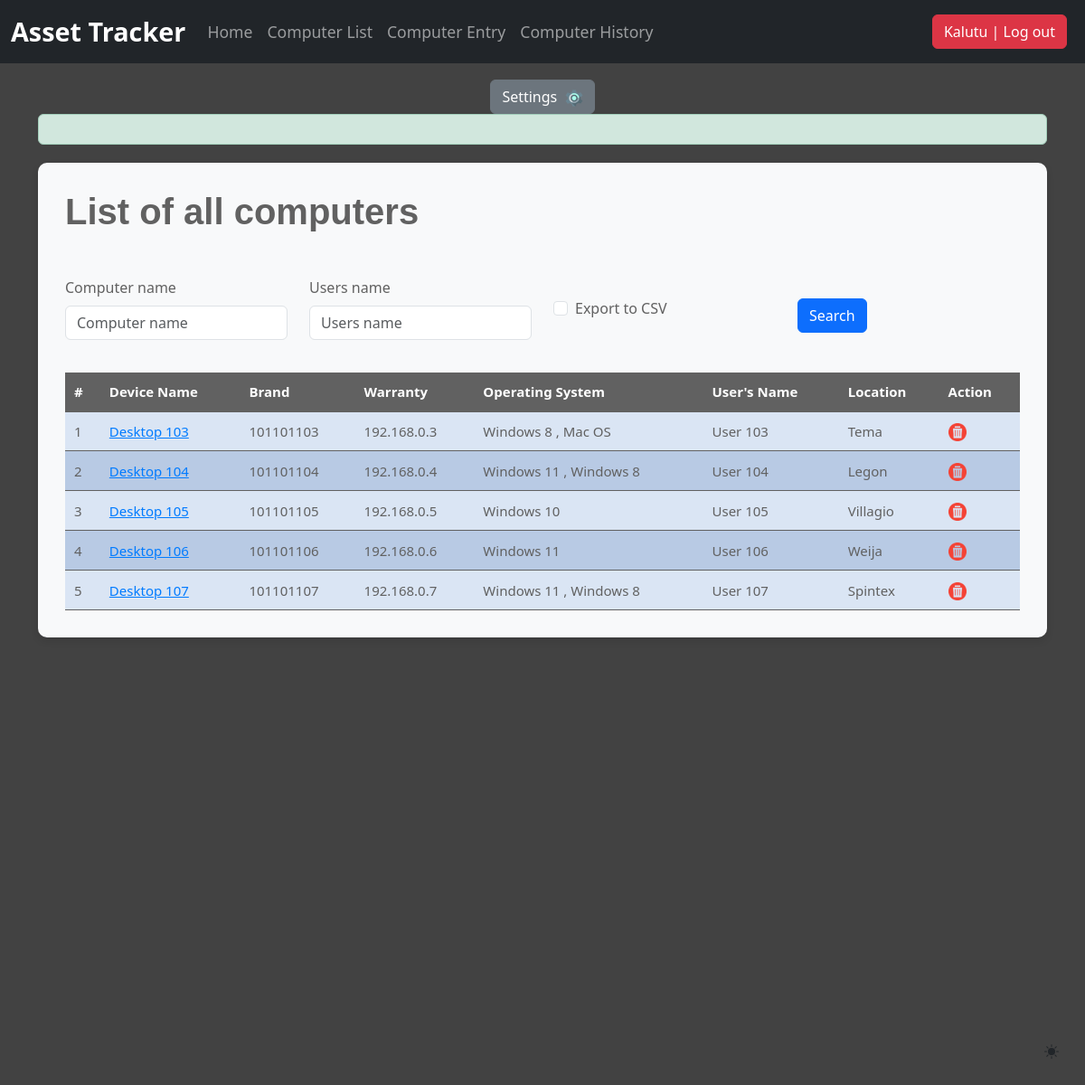
The page /computer_list/ (signed in) on the database as committed earlier.
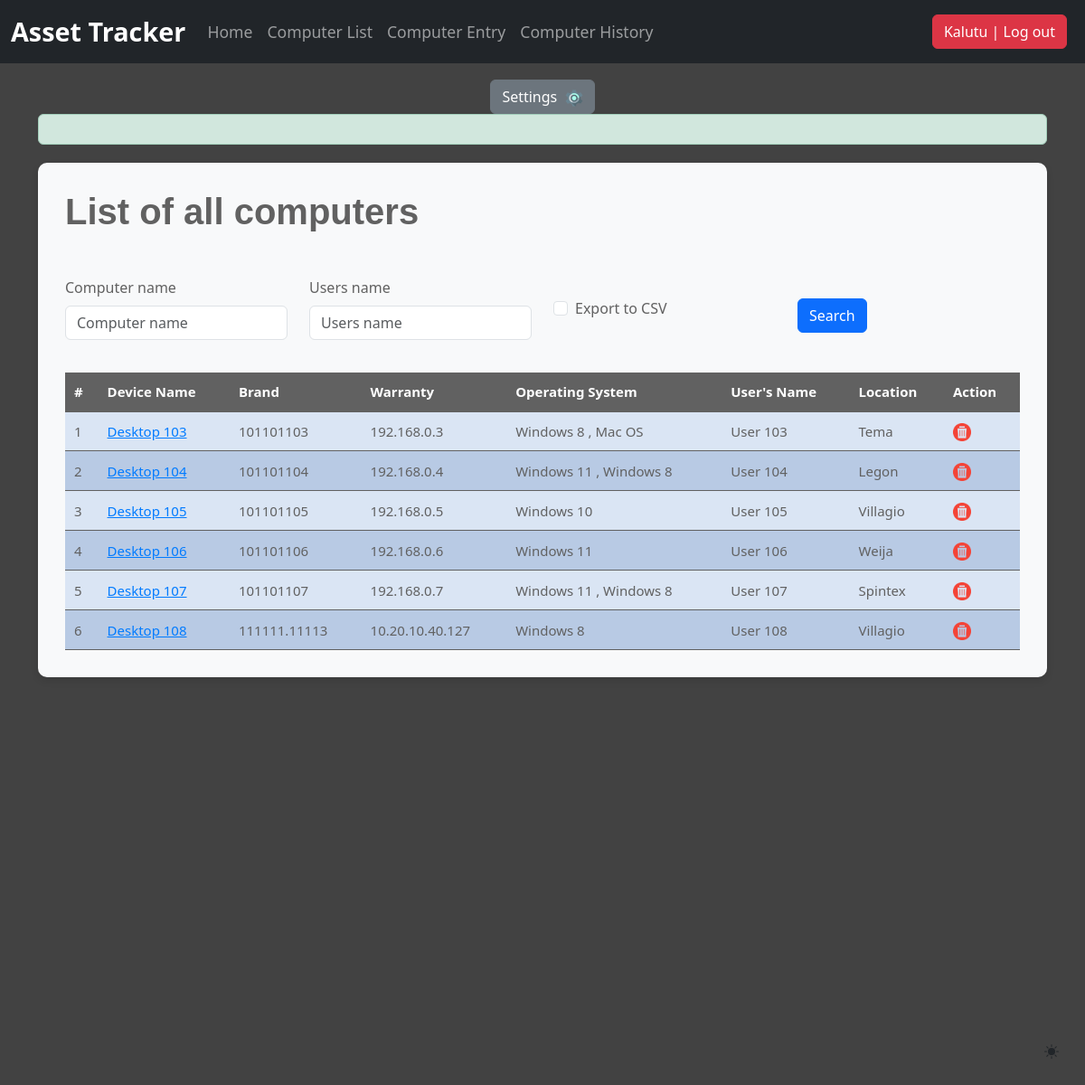
The same page on the database as committed later.
### djangoapp/models.py (models this page shows, shortened)
class Computer(models.Model):
    computer_name = models.CharField(max_length=30, blank=True, null=True)
    IP_address = models.CharField(max_length=30)
    MAC_address = models.CharField(max_length=30)
    timestamp = models.DateField(auto_now_add = True, auto_now = False, blank=True)
    operating_system = models.ManyToManyField(Operating_system, blank=True)
    users_name = models.CharField(max_length=30, blank=True, null=True)
    location = models.CharField(max_length=30)
    purchase_date = models.DateField("Purchase Date",auto_now_add = False, auto_now = False, blank=True, null=True)
    export_to_CSV = models.BooleanField(default=False)

class Operating_system(models.Model):
    operating_system = models.CharField(max_length=100, blank=True)

### djangoapp/views.py (the view, shortened to what this page needs)
# urls.py: path('computer_list/', computer_list, name='computer_list'),
def computer_list(request):
    title = "List of all computers"
    form = ComputerSearchForm(request.POST or None)
    if request.method == 'POST':
        queryset = Computer.objects.all().order_by('-timestamp').filter(computer_name__icontains=form['computer_name'].value(), users_name__icontains=form['users_name'].value())
    else:
        queryset = Computer.objects.all()
    context = {
        "title": title,
        "queryset": queryset,
        "form": form,
    }
    return render(request, "computer_list.html", context)

### djangoapp/forms.py
class ComputerSearchForm(forms.ModelForm):
    class Meta:
        model = Computer
        fields = ['computer_name', 'users_name', 'export_to_CSV']

### djangoapp/templates/computer_list.html (shortened to what this page needs)
{% extends "header.html" %}
{% load static %}
{% load bootstrap5 %}
{% block header %}
<main class="container">
  {% if request.user.is_authenticated %}
  <div class="alert alert-success custom-alert">
  </div>
  <div class="bg-body-tertiary custom-container">
    <h1 class="title mb-5 custom-title">{{ title }}</h1>
    <div class="row mb-3">
      <form method="post" action="" class="pr-4">
          <div class="row align-items-center">
              {% for field in form %}
              <div class="col-sm-3">
                  {% bootstrap_field field %}
              </div>
              {% if field.name == 'export_to_CSV' %}
              <div class="col-sm-3 ml-auto">
                  <input class="btn btn-primary" type="submit" value="Search" />
              </div>
              {% endif %}
              {% endfor %}
          </div>
      </form>
    </div>
    <table class="custom-table">
        <tr>
            <th>#</th>
            <th>Device Name</th>
            <th>Brand</th>
            <th>Warranty</th>
            <th>Operating System</th>
            <th>User's Name</th>
            <th>Location</th>
            <th>Action</th>
        </tr>
        {% for instance in queryset %}
        <tr>
          <td>{{ forloop.counter }}</td>
          {% if perms.djangoapp.change_computer %}
          <td><a href="{% url 'computer_edit' id=instance.id %}" data-toggle="tooltip" title="edit this item" style="color: #007bff;">{{ instance.computer_name }}</a></td>
          {% else %}
          <td>{{ instance.computer_name }}</td>
          {% endif %}
          <td>{{ instance.MAC_address }}</td>
          <td>{{ instance.IP_address }}</td>
          <td>
              {% for os in instance.operating_system.all %}
                  {{ os.operating_system }}
                  {% if not forloop.last %}, {% endif %}
              {% endfor %}
          </td>
          <td>{{ instance.users_name }}</td>
          <td>{{ instance.location }}</td>
          {% if perms.djangoapp.delete_computer %}
            <td><a href="{% url 'computer_delete' id=instance.id %}" data-toggle="tooltip" title="delete this item"><img class="custom-img" src="{% static 'img/del.png' %}" alt="Delete"></a></td>
          {% else %}
            <td><img class="custom-img" src="{% static 'img/del.png' %}" alt="Delete"></td>
          {% endif %}
        </tr>
        {% endfor %}
    </table>
  </div>
  {% else %}
  <p class="login-link">Log in <a href="/accounts/login">here</a></p>
  {% endif %}
</main>
{% endblock header %}

### djangoapp/templates/header.html (shortened to what this page needs)
{% load static %}
{% load bootstrap5 %}
<!doctype html>
<html lang="en" data-bs-theme="auto">
<head>
    <link rel="stylesheet" href="https://cdn.jsdelivr.net/npm/@docsearch/css@3">
    <link href="{% static 'css/bootstrap.min.css' %}" rel="stylesheet">
    <link href="{% static 'css/stylesheet.css' %}" rel="stylesheet">
    <link href="{% static 'css/navbar-fixed.css' %}" rel="stylesheet">
</head>
<body>
    <div class="dropdown position-fixed bottom-0 end-0 mb-3 me-3 bd-mode-toggle">
        <button class="btn btn-bd-primary py-2 dropdown-toggle d-flex align-items-center"
                id="bd-theme"
                type="button"
                aria-expanded="false"
                data-bs-toggle="dropdown"
                aria-label="Toggle theme (auto)">
            <svg class="bi my-1 theme-icon-active" width="1em" height="1em"><use href="#circle-half"></use></svg>
        </button>
    </div>
    {% include 'navbar.html' %}
    {% block header %}
    {% endblock header %}
</body>
</html>

### djangoapp/templates/navbar.html (shortened to what this page needs)
{% load static %}
<!DOCTYPE html>
<html lang="en">
<head>
    <link href="{% static 'css/bootstrap.min.css' %}" rel="stylesheet">
    <link href="{% static 'css/stylesheet.css' %}" rel="stylesheet">
</head>
<body>
    <nav class="navbar navbar-expand-md navbar-dark fixed-top bg-dark">
        <div class="container-fluid">
            <a class="navbar-brand" href="/">Asset Tracker</a>
            <div class="collapse navbar-collapse" id="navbarCollapse">
                {% if request.user.is_authenticated %}
                <ul class="navbar-nav me-auto mb-2 mb-md-0">
                    <li class="nav-item">
                        <a class="nav-link{% if request.path == '/' %} active{% endif %}" href="/">Home</a>
                    </li>
                    <li class="nav-item">
                        <a class="nav-link{% if request.path == '/computer_list' %} active{% endif %}" href="/computer_list">Computer List</a>
                    </li>
                    <li class="nav-item">
                        <a class="nav-link{% if request.path == '/computer_entry' %} active{% endif %}" href="/computer_entry">Computer Entry</a>
                    </li>
                    <li class="nav-item">
                        <a class="nav-link{% if request.path == '/computerhistory_list' %} active{% endif %}" href="/computerhistory_list">Computer History</a>
                    </li>
                </ul>
                <ul class="navbar-nav ml-auto mb-2 mb-md-0">
                    <li class="nav-item">
                        <a class="nav-link" href="/accounts/logout/">
                            <button class="btn btn-danger">{{ request.user.username }} | Log out</button>
                        </a>
                    </li>
                </ul>
                {% endif %}
            </div>
        </div>
    </nav>
    {% if request.user.is_authenticated %}
    <div class="text-center mt-3">
        <a href="/settings" class="btn btn-settings">
            Settings <img src="{% static 'img/settings.png' %}" alt="Settings Icon">
        </a>
    </div>
    {% endif %}
</body>
</html>

### djangoapp/static/css/stylesheet.css (style rules this page uses)
body { background-image: url(); }
.title { font-family: helvetica; font-weight: bold; font-size: 25px; color: #2e6da4; text-align: left; }
table { width: 100%; text-align: center; font-size: 15px; }
table tr:nth-child(odd) { background: #B8CAE4 }
table tr:nth-child(even) { background: #dae5f4 }

### djangoapp/static/css/navbar-fixed.css (style rules this page uses)
body { min-height: 75rem; padding-top: 4.5rem; }

### djangoapp/templates/header.html (style rules this page uses)
.bi { vertical-align: -.125em; fill: currentColor; }
.btn-bd-primary { --bd-violet-bg: #712cf9; --bd-violet-rgb: 112.520718, 44.062154, 249.437846; --bs-btn-font-weight: 600; --bs-btn-color: var(--bs-white); --bs-btn-bg: var(--bd-violet-bg); --bs-btn-border-color: var(--bd-violet-bg); --bs-btn-hover-color: var(--bs-white); --bs-btn-hover-bg: #6528e0; --bs-btn-hover-border-color: #6528e0; --bs-btn-focus-shadow-rgb: var(--bd-violet-rgb); --bs-btn-active-color: var(--bs-btn-hover-color); --bs-btn-active-bg: #5a23c8; --bs-btn-active-border-color: #5a23c8; }
.bd-mode-toggle { z-index: 1500; }

### djangoapp/templates/navbar.html (style rules this page uses)
.navbar-brand { font-size: 1.8rem; font-weight: bold; }
.nav-link { padding: 0.5rem 1rem; font-size: 1.1rem; transition: color 0.3s ease; }
.dropdown-toggle::after { display: none; }
.btn-settings { color: #fff; background-color: #6c757d; border-color: #6c757d; font-size: 1rem; transition: background-color 0.3s ease, border-color 0.3s ease, color 0.3s ease; }
.btn-settings img { height: 1.2rem; margin-left: 5px; transition: transform 0.3s ease; }

### djangoapp/templates/computer_list.html (style rules this page uses)
body { background-color: #424242; color: #616161; }
.custom-container { background-color: #616161; border-radius: 10px; padding: 30px; box-shadow: 0 4px 8px rgba(0, 0, 0, 0.1); }
.custom-title { font-size: 2.5rem; color: #616161; }
.custom-table { width: 100%; margin-top: 20px; border-collapse: collapse; }
.custom-table th, .custom-table td { padding: 10px; text-align: left; border-bottom: 1px solid #616161; }
.custom-table th { background-color: #616161; color: #ffffff; }
.custom-alert { margin-bottom: 20px; }
.custom-img { height: 20px; }

Rows that differ between the two databases and show on the page:
added Computer: computer_name "Desktop 108", MAC_address "111111.11113", IP_address "10.20.10.40.127", users_name "User 108", location "Villagio", Operating_system (operating_system "Windows 8")
